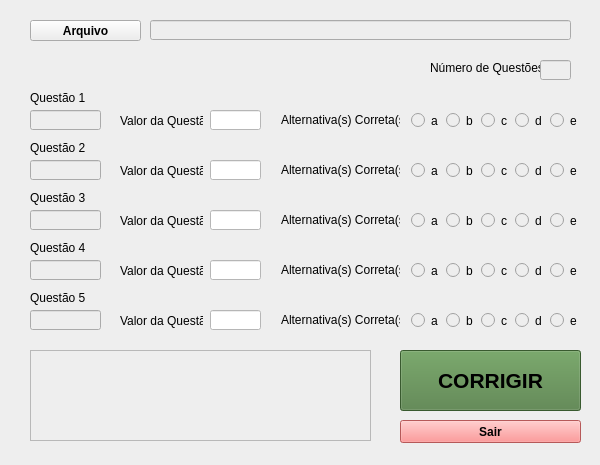
<?xml version="1.0" encoding="UTF-8"?>
<ui version="4.0">
 <class>Programa</class>
 <widget class="QMainWindow" name="Programa">
  <property name="enabled">
   <bool>true</bool>
  </property>
  <property name="geometry">
   <rect>
    <x>0</x>
    <y>0</y>
    <width>600</width>
    <height>465</height>
   </rect>
  </property>
  <property name="windowTitle">
   <string>Corretor Para Webex</string>
  </property>
  <property name="styleSheet">
   <string notr="true">background-color: rgb(238, 238, 238)</string>
  </property>
  <widget class="QWidget" name="centralwidget">
   <widget class="QPushButton" name="cor">
    <property name="geometry">
     <rect>
      <x>400</x>
      <y>350</y>
      <width>181</width>
      <height>61</height>
     </rect>
    </property>
    <property name="font">
     <font>
      <pointsize>16</pointsize>
      <weight>75</weight>
      <bold>true</bold>
     </font>
    </property>
    <property name="styleSheet">
     <string notr="true">background-color: rgb(80, 126, 66)</string>
    </property>
    <property name="text">
     <string>CORRIGIR</string>
    </property>
   </widget>
   <widget class="QPushButton" name="sair">
    <property name="geometry">
     <rect>
      <x>400</x>
      <y>420</y>
      <width>181</width>
      <height>23</height>
     </rect>
    </property>
    <property name="font">
     <font>
      <weight>75</weight>
      <bold>true</bold>
     </font>
    </property>
    <property name="styleSheet">
     <string notr="true">background-color: rgb(255, 125, 125)</string>
    </property>
    <property name="text">
     <string>Sair</string>
    </property>
   </widget>
   <widget class="QPushButton" name="arq">
    <property name="geometry">
     <rect>
      <x>30</x>
      <y>20</y>
      <width>111</width>
      <height>21</height>
     </rect>
    </property>
    <property name="font">
     <font>
      <weight>75</weight>
      <bold>true</bold>
     </font>
    </property>
    <property name="styleSheet">
     <string notr="true"/>
    </property>
    <property name="text">
     <string>Arquivo</string>
    </property>
   </widget>
   <widget class="QLineEdit" name="arqShow">
    <property name="enabled">
     <bool>true</bool>
    </property>
    <property name="geometry">
     <rect>
      <x>150</x>
      <y>20</y>
      <width>421</width>
      <height>20</height>
     </rect>
    </property>
    <property name="readOnly">
     <bool>true</bool>
    </property>
   </widget>
   <widget class="QLabel" name="nmqLabel">
    <property name="geometry">
     <rect>
      <x>430</x>
      <y>60</y>
      <width>111</width>
      <height>16</height>
     </rect>
    </property>
    <property name="text">
     <string>Número de Questões:</string>
    </property>
   </widget>
   <widget class="QWidget" name="Q1" native="true">
    <property name="geometry">
     <rect>
      <x>110</x>
      <y>90</y>
      <width>471</width>
      <height>41</height>
     </rect>
    </property>
    <widget class="QRadioButton" name="a_1">
     <property name="enabled">
      <bool>true</bool>
     </property>
     <property name="geometry">
      <rect>
       <x>301</x>
       <y>20</y>
       <width>29</width>
       <height>21</height>
      </rect>
     </property>
     <property name="text">
      <string>a</string>
     </property>
     <property name="autoExclusive">
      <bool>false</bool>
     </property>
    </widget>
    <widget class="QLineEdit" name="qv_1">
     <property name="geometry">
      <rect>
       <x>100</x>
       <y>20</y>
       <width>51</width>
       <height>20</height>
      </rect>
     </property>
     <property name="styleSheet">
      <string notr="true">background-color: rgb(255, 255, 255)</string>
     </property>
    </widget>
    <widget class="QLabel" name="q1Label2_1">
     <property name="geometry">
      <rect>
       <x>10</x>
       <y>20</y>
       <width>83</width>
       <height>21</height>
      </rect>
     </property>
     <property name="text">
      <string>Valor da Questão</string>
     </property>
    </widget>
    <widget class="QRadioButton" name="b_1">
     <property name="enabled">
      <bool>true</bool>
     </property>
     <property name="geometry">
      <rect>
       <x>336</x>
       <y>20</y>
       <width>29</width>
       <height>21</height>
      </rect>
     </property>
     <property name="text">
      <string>b</string>
     </property>
     <property name="autoExclusive">
      <bool>false</bool>
     </property>
    </widget>
    <widget class="QRadioButton" name="d_1">
     <property name="enabled">
      <bool>true</bool>
     </property>
     <property name="geometry">
      <rect>
       <x>405</x>
       <y>20</y>
       <width>29</width>
       <height>21</height>
      </rect>
     </property>
     <property name="text">
      <string>d</string>
     </property>
     <property name="autoExclusive">
      <bool>false</bool>
     </property>
    </widget>
    <widget class="QRadioButton" name="e_1">
     <property name="enabled">
      <bool>true</bool>
     </property>
     <property name="geometry">
      <rect>
       <x>440</x>
       <y>20</y>
       <width>29</width>
       <height>21</height>
      </rect>
     </property>
     <property name="text">
      <string>e</string>
     </property>
     <property name="autoExclusive">
      <bool>false</bool>
     </property>
    </widget>
    <widget class="QRadioButton" name="c_1">
     <property name="enabled">
      <bool>true</bool>
     </property>
     <property name="geometry">
      <rect>
       <x>371</x>
       <y>20</y>
       <width>28</width>
       <height>21</height>
      </rect>
     </property>
     <property name="text">
      <string>c</string>
     </property>
     <property name="autoExclusive">
      <bool>false</bool>
     </property>
    </widget>
    <widget class="QLabel" name="q1Label3_1">
     <property name="geometry">
      <rect>
       <x>171</x>
       <y>20</y>
       <width>119</width>
       <height>20</height>
      </rect>
     </property>
     <property name="text">
      <string>Alternativa(s) Correta(s)</string>
     </property>
    </widget>
   </widget>
   <widget class="QWidget" name="Q2" native="true">
    <property name="geometry">
     <rect>
      <x>110</x>
      <y>140</y>
      <width>471</width>
      <height>41</height>
     </rect>
    </property>
    <widget class="QRadioButton" name="a_2">
     <property name="enabled">
      <bool>true</bool>
     </property>
     <property name="geometry">
      <rect>
       <x>301</x>
       <y>20</y>
       <width>29</width>
       <height>21</height>
      </rect>
     </property>
     <property name="text">
      <string>a</string>
     </property>
     <property name="autoExclusive">
      <bool>false</bool>
     </property>
    </widget>
    <widget class="QLabel" name="q1Label3_2">
     <property name="geometry">
      <rect>
       <x>171</x>
       <y>20</y>
       <width>119</width>
       <height>20</height>
      </rect>
     </property>
     <property name="text">
      <string>Alternativa(s) Correta(s)</string>
     </property>
    </widget>
    <widget class="QRadioButton" name="b_2">
     <property name="enabled">
      <bool>true</bool>
     </property>
     <property name="geometry">
      <rect>
       <x>336</x>
       <y>20</y>
       <width>29</width>
       <height>21</height>
      </rect>
     </property>
     <property name="text">
      <string>b</string>
     </property>
     <property name="autoExclusive">
      <bool>false</bool>
     </property>
    </widget>
    <widget class="QRadioButton" name="d_2">
     <property name="enabled">
      <bool>true</bool>
     </property>
     <property name="geometry">
      <rect>
       <x>405</x>
       <y>20</y>
       <width>29</width>
       <height>21</height>
      </rect>
     </property>
     <property name="text">
      <string>d</string>
     </property>
     <property name="autoExclusive">
      <bool>false</bool>
     </property>
    </widget>
    <widget class="QLabel" name="q1Label2_2">
     <property name="geometry">
      <rect>
       <x>10</x>
       <y>20</y>
       <width>83</width>
       <height>21</height>
      </rect>
     </property>
     <property name="text">
      <string>Valor da Questão</string>
     </property>
    </widget>
    <widget class="QLineEdit" name="qv_2">
     <property name="geometry">
      <rect>
       <x>100</x>
       <y>20</y>
       <width>51</width>
       <height>20</height>
      </rect>
     </property>
     <property name="styleSheet">
      <string notr="true">background-color: rgb(255, 255, 255)</string>
     </property>
    </widget>
    <widget class="QRadioButton" name="c_2">
     <property name="enabled">
      <bool>true</bool>
     </property>
     <property name="geometry">
      <rect>
       <x>371</x>
       <y>20</y>
       <width>28</width>
       <height>21</height>
      </rect>
     </property>
     <property name="text">
      <string>c</string>
     </property>
     <property name="autoExclusive">
      <bool>false</bool>
     </property>
    </widget>
    <widget class="QRadioButton" name="e_2">
     <property name="enabled">
      <bool>true</bool>
     </property>
     <property name="geometry">
      <rect>
       <x>440</x>
       <y>20</y>
       <width>29</width>
       <height>21</height>
      </rect>
     </property>
     <property name="text">
      <string>e</string>
     </property>
     <property name="autoExclusive">
      <bool>false</bool>
     </property>
    </widget>
   </widget>
   <widget class="QWidget" name="Q3" native="true">
    <property name="geometry">
     <rect>
      <x>110</x>
      <y>190</y>
      <width>471</width>
      <height>41</height>
     </rect>
    </property>
    <widget class="QRadioButton" name="a_3">
     <property name="enabled">
      <bool>true</bool>
     </property>
     <property name="geometry">
      <rect>
       <x>301</x>
       <y>20</y>
       <width>29</width>
       <height>21</height>
      </rect>
     </property>
     <property name="text">
      <string>a</string>
     </property>
     <property name="autoExclusive">
      <bool>false</bool>
     </property>
    </widget>
    <widget class="QLineEdit" name="qv_3">
     <property name="geometry">
      <rect>
       <x>100</x>
       <y>20</y>
       <width>51</width>
       <height>20</height>
      </rect>
     </property>
     <property name="styleSheet">
      <string notr="true">background-color: rgb(255, 255, 255)</string>
     </property>
    </widget>
    <widget class="QLabel" name="q1Label2_3">
     <property name="geometry">
      <rect>
       <x>10</x>
       <y>20</y>
       <width>83</width>
       <height>21</height>
      </rect>
     </property>
     <property name="text">
      <string>Valor da Questão</string>
     </property>
    </widget>
    <widget class="QRadioButton" name="c_3">
     <property name="enabled">
      <bool>true</bool>
     </property>
     <property name="geometry">
      <rect>
       <x>371</x>
       <y>20</y>
       <width>28</width>
       <height>21</height>
      </rect>
     </property>
     <property name="text">
      <string>c</string>
     </property>
     <property name="autoExclusive">
      <bool>false</bool>
     </property>
    </widget>
    <widget class="QRadioButton" name="e_3">
     <property name="enabled">
      <bool>true</bool>
     </property>
     <property name="geometry">
      <rect>
       <x>440</x>
       <y>20</y>
       <width>29</width>
       <height>21</height>
      </rect>
     </property>
     <property name="text">
      <string>e</string>
     </property>
     <property name="autoExclusive">
      <bool>false</bool>
     </property>
    </widget>
    <widget class="QRadioButton" name="b_3">
     <property name="enabled">
      <bool>true</bool>
     </property>
     <property name="geometry">
      <rect>
       <x>336</x>
       <y>20</y>
       <width>29</width>
       <height>21</height>
      </rect>
     </property>
     <property name="text">
      <string>b</string>
     </property>
     <property name="autoExclusive">
      <bool>false</bool>
     </property>
    </widget>
    <widget class="QRadioButton" name="d_3">
     <property name="enabled">
      <bool>true</bool>
     </property>
     <property name="geometry">
      <rect>
       <x>405</x>
       <y>20</y>
       <width>29</width>
       <height>21</height>
      </rect>
     </property>
     <property name="text">
      <string>d</string>
     </property>
     <property name="autoExclusive">
      <bool>false</bool>
     </property>
    </widget>
    <widget class="QLabel" name="q1Label3_3">
     <property name="geometry">
      <rect>
       <x>171</x>
       <y>20</y>
       <width>119</width>
       <height>20</height>
      </rect>
     </property>
     <property name="text">
      <string>Alternativa(s) Correta(s)</string>
     </property>
    </widget>
   </widget>
   <widget class="QWidget" name="Q4" native="true">
    <property name="geometry">
     <rect>
      <x>110</x>
      <y>240</y>
      <width>471</width>
      <height>41</height>
     </rect>
    </property>
    <widget class="QRadioButton" name="a_4">
     <property name="enabled">
      <bool>true</bool>
     </property>
     <property name="geometry">
      <rect>
       <x>301</x>
       <y>20</y>
       <width>29</width>
       <height>21</height>
      </rect>
     </property>
     <property name="text">
      <string>a</string>
     </property>
     <property name="autoExclusive">
      <bool>false</bool>
     </property>
    </widget>
    <widget class="QLabel" name="q1Label3_4">
     <property name="geometry">
      <rect>
       <x>171</x>
       <y>20</y>
       <width>119</width>
       <height>20</height>
      </rect>
     </property>
     <property name="text">
      <string>Alternativa(s) Correta(s)</string>
     </property>
    </widget>
    <widget class="QLineEdit" name="qv_4">
     <property name="geometry">
      <rect>
       <x>100</x>
       <y>20</y>
       <width>51</width>
       <height>20</height>
      </rect>
     </property>
     <property name="styleSheet">
      <string notr="true">background-color: rgb(255, 255, 255)</string>
     </property>
    </widget>
    <widget class="QRadioButton" name="e_4">
     <property name="enabled">
      <bool>true</bool>
     </property>
     <property name="geometry">
      <rect>
       <x>440</x>
       <y>20</y>
       <width>29</width>
       <height>21</height>
      </rect>
     </property>
     <property name="text">
      <string>e</string>
     </property>
     <property name="autoExclusive">
      <bool>false</bool>
     </property>
    </widget>
    <widget class="QRadioButton" name="c_4">
     <property name="enabled">
      <bool>true</bool>
     </property>
     <property name="geometry">
      <rect>
       <x>371</x>
       <y>20</y>
       <width>28</width>
       <height>21</height>
      </rect>
     </property>
     <property name="text">
      <string>c</string>
     </property>
     <property name="autoExclusive">
      <bool>false</bool>
     </property>
    </widget>
    <widget class="QRadioButton" name="b_4">
     <property name="enabled">
      <bool>true</bool>
     </property>
     <property name="geometry">
      <rect>
       <x>336</x>
       <y>20</y>
       <width>29</width>
       <height>21</height>
      </rect>
     </property>
     <property name="text">
      <string>b</string>
     </property>
     <property name="autoExclusive">
      <bool>false</bool>
     </property>
    </widget>
    <widget class="QRadioButton" name="d_4">
     <property name="enabled">
      <bool>true</bool>
     </property>
     <property name="geometry">
      <rect>
       <x>405</x>
       <y>20</y>
       <width>29</width>
       <height>21</height>
      </rect>
     </property>
     <property name="text">
      <string>d</string>
     </property>
     <property name="autoExclusive">
      <bool>false</bool>
     </property>
    </widget>
    <widget class="QLabel" name="q1Label2_4">
     <property name="geometry">
      <rect>
       <x>10</x>
       <y>20</y>
       <width>83</width>
       <height>21</height>
      </rect>
     </property>
     <property name="text">
      <string>Valor da Questão</string>
     </property>
    </widget>
   </widget>
   <widget class="QWidget" name="Q5" native="true">
    <property name="geometry">
     <rect>
      <x>110</x>
      <y>290</y>
      <width>471</width>
      <height>41</height>
     </rect>
    </property>
    <widget class="QRadioButton" name="a_5">
     <property name="enabled">
      <bool>true</bool>
     </property>
     <property name="geometry">
      <rect>
       <x>301</x>
       <y>20</y>
       <width>29</width>
       <height>21</height>
      </rect>
     </property>
     <property name="text">
      <string>a</string>
     </property>
     <property name="autoExclusive">
      <bool>false</bool>
     </property>
    </widget>
    <widget class="QLabel" name="q1Label2_5">
     <property name="geometry">
      <rect>
       <x>10</x>
       <y>20</y>
       <width>83</width>
       <height>21</height>
      </rect>
     </property>
     <property name="text">
      <string>Valor da Questão</string>
     </property>
    </widget>
    <widget class="QLineEdit" name="qv_5">
     <property name="geometry">
      <rect>
       <x>100</x>
       <y>20</y>
       <width>51</width>
       <height>20</height>
      </rect>
     </property>
     <property name="styleSheet">
      <string notr="true">background-color: rgb(255, 255, 255)</string>
     </property>
    </widget>
    <widget class="QRadioButton" name="b_5">
     <property name="enabled">
      <bool>true</bool>
     </property>
     <property name="geometry">
      <rect>
       <x>336</x>
       <y>20</y>
       <width>29</width>
       <height>21</height>
      </rect>
     </property>
     <property name="text">
      <string>b</string>
     </property>
     <property name="autoExclusive">
      <bool>false</bool>
     </property>
    </widget>
    <widget class="QRadioButton" name="e_5">
     <property name="enabled">
      <bool>true</bool>
     </property>
     <property name="geometry">
      <rect>
       <x>440</x>
       <y>20</y>
       <width>29</width>
       <height>21</height>
      </rect>
     </property>
     <property name="text">
      <string>e</string>
     </property>
     <property name="autoExclusive">
      <bool>false</bool>
     </property>
    </widget>
    <widget class="QRadioButton" name="c_5">
     <property name="enabled">
      <bool>true</bool>
     </property>
     <property name="geometry">
      <rect>
       <x>371</x>
       <y>20</y>
       <width>28</width>
       <height>21</height>
      </rect>
     </property>
     <property name="text">
      <string>c</string>
     </property>
     <property name="autoExclusive">
      <bool>false</bool>
     </property>
    </widget>
    <widget class="QRadioButton" name="d_5">
     <property name="enabled">
      <bool>true</bool>
     </property>
     <property name="geometry">
      <rect>
       <x>405</x>
       <y>20</y>
       <width>29</width>
       <height>21</height>
      </rect>
     </property>
     <property name="text">
      <string>d</string>
     </property>
     <property name="autoExclusive">
      <bool>false</bool>
     </property>
    </widget>
    <widget class="QLabel" name="q1Label3_5">
     <property name="geometry">
      <rect>
       <x>171</x>
       <y>20</y>
       <width>119</width>
       <height>20</height>
      </rect>
     </property>
     <property name="text">
      <string>Alternativa(s) Correta(s)</string>
     </property>
    </widget>
   </widget>
   <widget class="QLabel" name="q1Label1_1">
    <property name="geometry">
     <rect>
      <x>30</x>
      <y>90</y>
      <width>61</width>
      <height>16</height>
     </rect>
    </property>
    <property name="text">
     <string>Questão 1</string>
    </property>
   </widget>
   <widget class="QLabel" name="q1Label1_2">
    <property name="geometry">
     <rect>
      <x>30</x>
      <y>140</y>
      <width>61</width>
      <height>16</height>
     </rect>
    </property>
    <property name="text">
     <string>Questão 2</string>
    </property>
   </widget>
   <widget class="QLabel" name="q1Label1_3">
    <property name="geometry">
     <rect>
      <x>30</x>
      <y>190</y>
      <width>61</width>
      <height>16</height>
     </rect>
    </property>
    <property name="text">
     <string>Questão 3</string>
    </property>
   </widget>
   <widget class="QLabel" name="q1Label1_4">
    <property name="geometry">
     <rect>
      <x>30</x>
      <y>240</y>
      <width>61</width>
      <height>16</height>
     </rect>
    </property>
    <property name="text">
     <string>Questão 4</string>
    </property>
   </widget>
   <widget class="QLabel" name="q1Label1_5">
    <property name="geometry">
     <rect>
      <x>30</x>
      <y>290</y>
      <width>61</width>
      <height>16</height>
     </rect>
    </property>
    <property name="text">
     <string>Questão 5</string>
    </property>
   </widget>
   <widget class="QLineEdit" name="nmq">
    <property name="enabled">
     <bool>true</bool>
    </property>
    <property name="geometry">
     <rect>
      <x>540</x>
      <y>60</y>
      <width>31</width>
      <height>20</height>
     </rect>
    </property>
    <property name="mouseTracking">
     <bool>true</bool>
    </property>
    <property name="autoFillBackground">
     <bool>false</bool>
    </property>
    <property name="styleSheet">
     <string notr="true"/>
    </property>
    <property name="readOnly">
     <bool>true</bool>
    </property>
   </widget>
   <widget class="QTextEdit" name="exibir">
    <property name="geometry">
     <rect>
      <x>30</x>
      <y>350</y>
      <width>341</width>
      <height>91</height>
     </rect>
    </property>
    <property name="styleSheet">
     <string notr="true">background-color:</string>
    </property>
    <property name="readOnly">
     <bool>true</bool>
    </property>
   </widget>
   <widget class="QLineEdit" name="q_1">
    <property name="geometry">
     <rect>
      <x>30</x>
      <y>110</y>
      <width>71</width>
      <height>20</height>
     </rect>
    </property>
    <property name="text">
     <string/>
    </property>
    <property name="readOnly">
     <bool>true</bool>
    </property>
   </widget>
   <widget class="QLineEdit" name="q_2">
    <property name="geometry">
     <rect>
      <x>30</x>
      <y>160</y>
      <width>71</width>
      <height>20</height>
     </rect>
    </property>
    <property name="text">
     <string/>
    </property>
    <property name="readOnly">
     <bool>true</bool>
    </property>
   </widget>
   <widget class="QLineEdit" name="q_3">
    <property name="geometry">
     <rect>
      <x>30</x>
      <y>210</y>
      <width>71</width>
      <height>20</height>
     </rect>
    </property>
    <property name="text">
     <string/>
    </property>
    <property name="readOnly">
     <bool>true</bool>
    </property>
   </widget>
   <widget class="QLineEdit" name="q_4">
    <property name="geometry">
     <rect>
      <x>30</x>
      <y>260</y>
      <width>71</width>
      <height>20</height>
     </rect>
    </property>
    <property name="text">
     <string/>
    </property>
    <property name="readOnly">
     <bool>true</bool>
    </property>
   </widget>
   <widget class="QLineEdit" name="q_5">
    <property name="geometry">
     <rect>
      <x>30</x>
      <y>310</y>
      <width>71</width>
      <height>20</height>
     </rect>
    </property>
    <property name="styleSheet">
     <string notr="true">background-color: rgb(238, 238, 238)</string>
    </property>
    <property name="text">
     <string/>
    </property>
    <property name="readOnly">
     <bool>true</bool>
    </property>
   </widget>
  </widget>
 </widget>
 <resources/>
 <connections/>
</ui>
